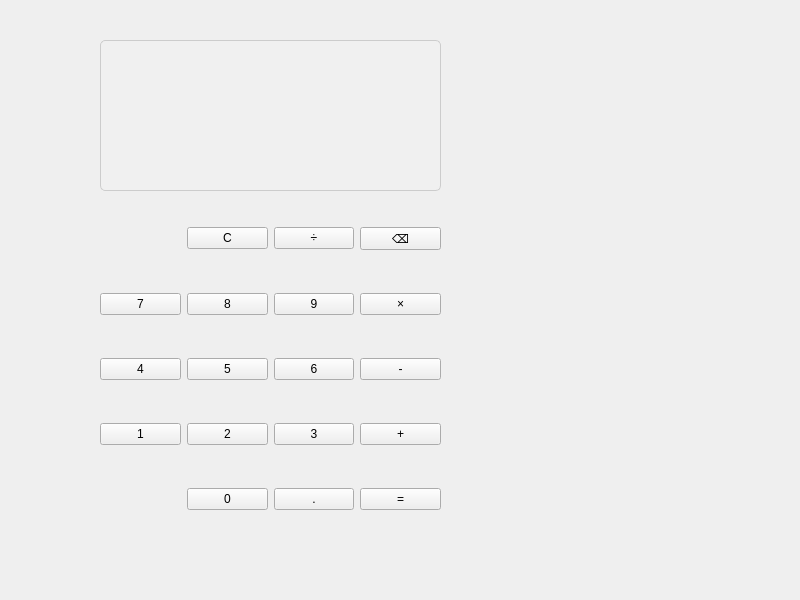
<?xml version="1.0" encoding="UTF-8"?>
<ui version="4.0">
 <class>Calculator</class>
 <widget class="QWidget" name="Calculator">
  <property name="geometry">
   <rect>
    <x>0</x>
    <y>0</y>
    <width>800</width>
    <height>600</height>
   </rect>
  </property>
  <property name="windowTitle">
   <string>Calculator</string>
  </property>
  <widget class="QLineEdit" name="displayLineEdit">
   <property name="geometry">
    <rect>
     <x>100</x>
     <y>40</y>
     <width>341</width>
     <height>151</height>
    </rect>
   </property>
   <property name="minimumSize">
    <size>
     <width>0</width>
     <height>60</height>
    </size>
   </property>
   <property name="font">
    <font>
     <pointsize>24</pointsize>
    </font>
   </property>
   <property name="styleSheet">
    <string notr="true">background-color: #f0f0f0; color: #333333; border: 1px solid #ccc; border-radius: 5px;</string>
   </property>
   <property name="alignment">
    <set>Qt::AlignmentFlag::AlignRight|Qt::AlignmentFlag::AlignTrailing|Qt::AlignmentFlag::AlignVCenter</set>
   </property>
   <property name="readOnly">
    <bool>true</bool>
   </property>
  </widget>
  <widget class="QWidget" name="buttonsWidget" native="true">
   <property name="geometry">
    <rect>
     <x>100</x>
     <y>190</y>
     <width>341</width>
     <height>361</height>
    </rect>
   </property>
   <layout class="QGridLayout" name="gridLayout">
    <item row="7" column="1">
     <widget class="QPushButton" name="digit2Button">
      <property name="text">
       <string>2</string>
      </property>
     </widget>
    </item>
    <item row="8" column="1">
     <widget class="QPushButton" name="pushButton_4">
      <property name="text">
       <string>0</string>
      </property>
     </widget>
    </item>
    <item row="4" column="1">
     <widget class="QPushButton" name="digit8Button">
      <property name="text">
       <string>8</string>
      </property>
     </widget>
    </item>
    <item row="5" column="3">
     <widget class="QPushButton" name="minusButton">
      <property name="text">
       <string>-</string>
      </property>
     </widget>
    </item>
    <item row="5" column="0">
     <widget class="QPushButton" name="digit4Button">
      <property name="text">
       <string>4</string>
      </property>
     </widget>
    </item>
    <item row="7" column="2">
     <widget class="QPushButton" name="digit3Button">
      <property name="text">
       <string>3</string>
      </property>
     </widget>
    </item>
    <item row="4" column="0">
     <widget class="QPushButton" name="digit7Button">
      <property name="text">
       <string>7</string>
      </property>
     </widget>
    </item>
    <item row="5" column="1">
     <widget class="QPushButton" name="digit5Button">
      <property name="text">
       <string>5</string>
      </property>
     </widget>
    </item>
    <item row="4" column="3">
     <widget class="QPushButton" name="multiplyButton">
      <property name="text">
       <string>×</string>
      </property>
     </widget>
    </item>
    <item row="8" column="2">
     <widget class="QPushButton" name="pointButton">
      <property name="text">
       <string>.</string>
      </property>
     </widget>
    </item>
    <item row="5" column="2">
     <widget class="QPushButton" name="digit6Button">
      <property name="text">
       <string>6</string>
      </property>
     </widget>
    </item>
    <item row="4" column="2">
     <widget class="QPushButton" name="digit9Button">
      <property name="text">
       <string>9</string>
      </property>
     </widget>
    </item>
    <item row="8" column="3">
     <widget class="QPushButton" name="equalButton">
      <property name="text">
       <string>=</string>
      </property>
     </widget>
    </item>
    <item row="7" column="0">
     <widget class="QPushButton" name="digit1Button">
      <property name="text">
       <string>1</string>
      </property>
     </widget>
    </item>
    <item row="7" column="3">
     <widget class="QPushButton" name="plusButton">
      <property name="text">
       <string>+</string>
      </property>
     </widget>
    </item>
    <item row="2" column="3">
     <widget class="QPushButton" name="backspaceButton">
      <property name="text">
       <string>⌫</string>
      </property>
     </widget>
    </item>
    <item row="2" column="2">
     <widget class="QPushButton" name="divideButton">
      <property name="text">
       <string>÷</string>
      </property>
     </widget>
    </item>
    <item row="2" column="1">
     <widget class="QPushButton" name="clearButton">
      <property name="text">
       <string>C</string>
      </property>
     </widget>
    </item>
   </layout>
  </widget>
 </widget>
 <resources/>
 <connections/>
</ui>
